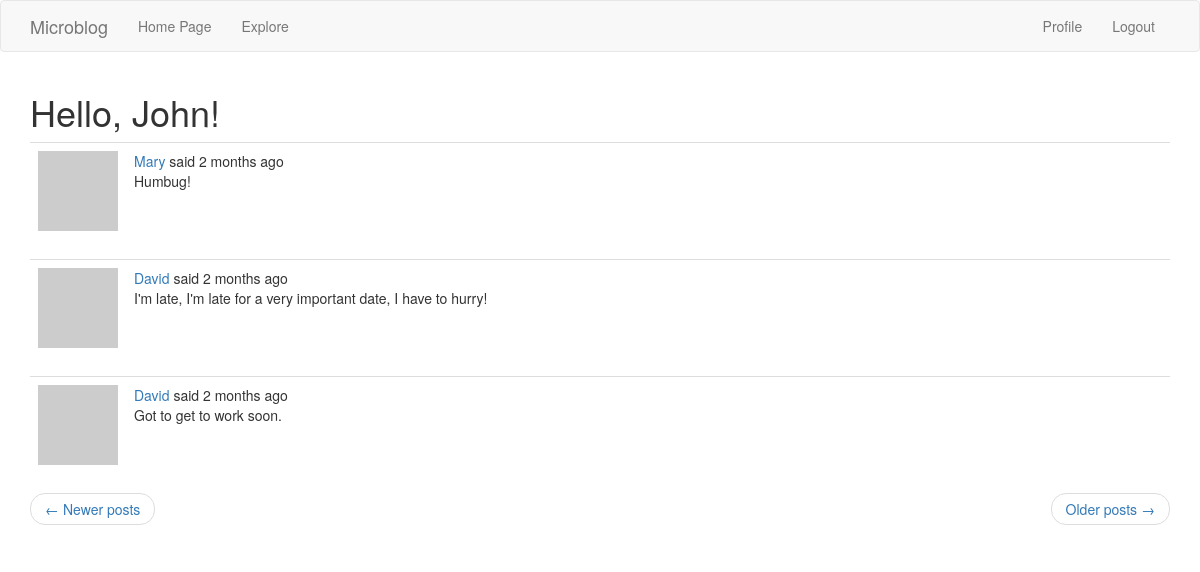
Screenshot of /explore?page=2 (signed in) with the database file from the repository.
### app/models.py (models this page shows, shortened)
class User(UserMixin, db.Model):
    id = db.Column(db.Integer, primary_key=True)
    username = db.Column(db.String(64), index=True, unique=True)
    email = db.Column(db.String(120), index=True, unique=True)
    password_hash = db.Column(db.String(128))
    posts = db.relationship('Post', backref='author', lazy='dynamic')
    about_me = db.Column(db.String(140))
    last_seen = db.Column(db.DateTime, default=datetime.utcnow)
    def avatar(self, size):
        digest = md5(self.email.lower().encode('utf-8')).hexdigest()
        print('https://www.gravatar.com/avatar/{}?d=identicon&s={}'.format(digest, size))
        return 'https://www.gravatar.com/avatar/{}?d=identicon&s={}'.format(digest, size)
    followed = db.relationship(
        "User", secondary=followers,
        primaryjoin=(followers.c.follower_id== id),
        secondaryjoin=(followers.c.followed_id == id),
        backref=db.backref("followers", lazy="dynamic"), lazy="dynamic")

class Post(db.Model):
    id = db.Column(db.Integer, primary_key=True)
    body = db.Column(db.String(140))
    timestamp = db.Column(db.DateTime, index=True, default=datetime.utcnow)
    user_id = db.Column(db.Integer, db.ForeignKey('user.id'))

### app/main/routes.py (the view)
@bp.route("/explore")
@login_required
def explore():
    page = request.args.get("page", 1, type=int)
    posts = Post.query.order_by(Post.timestamp.desc()).paginate(
        page, myApp.config["POSTS_PER_PAGE"], False)
    next_url = url_for("main.explore", page=posts.next_num) \
        if posts.has_next else None
    prev_url = url_for("main.explore", page=posts.prev_num) \
        if posts.has_prev else None
    return render_template("explore.html", title="Explore", posts=posts.items, next_url=next_url, prev_url=prev_url)

### app/main/routes.py (called while the page is built)
@bp.before_request
def before_request():
    if current_user.is_authenticated:
        current_user.last_seen = datetime.utcnow()
        db.session.commit()

### app/models.py (called while the page is built)
@login.user_loader
def load_user(id):
    return User.query.get(int(id))

### app/templates/explore.html
{% extends "base.html" %}
{% block app_content %}
    <h1>Hello, {{ current_user.username }}!</h1>
    {% for post in posts %}
        {% include '_post.html' %}
    {% endfor %}
    <nav aria-label="...">
        <ul class="pager">
            <li class="previous{% if not prev_url %} disabled{% endif %}">
                <a href="{{ prev_url or '#' }}">
                    <span aria-hidden="true">&larr;</span> Newer posts
                </a>
            </li>
            <li class="next{% if not next_url %} disabled{% endif %}">
                <a href="{{ next_url or '#' }}">
                    Older posts <span aria-hidden="true">&rarr;</span>
                </a>
            </li>
        </ul>
    </nav>
{% endblock %}

### app/templates/_post.html (shortened to what this page needs)
    <table class="table table-hover">
        <tr>
            <td width="70px">
                <a href="{{ url_for('main.user', username=post.author.username) }}">
                    <img src="{{ post.author.avatar(70) }}" />
                </a>
            </td>
            <td>
                {{ _("%(username)s said %(when)s",
            username=user_link, when=moment(post.timestamp).fromNow()) }}
                <br>
                {{ post.body }}
            </td>
        </tr>
    </table>

### rows the page displays
User: username "John"
Post: body "Humbug!"
Post: body "I'm late, I'm late for a very important date, I have to hurry!"
Post: body "Got to get to work soon."
